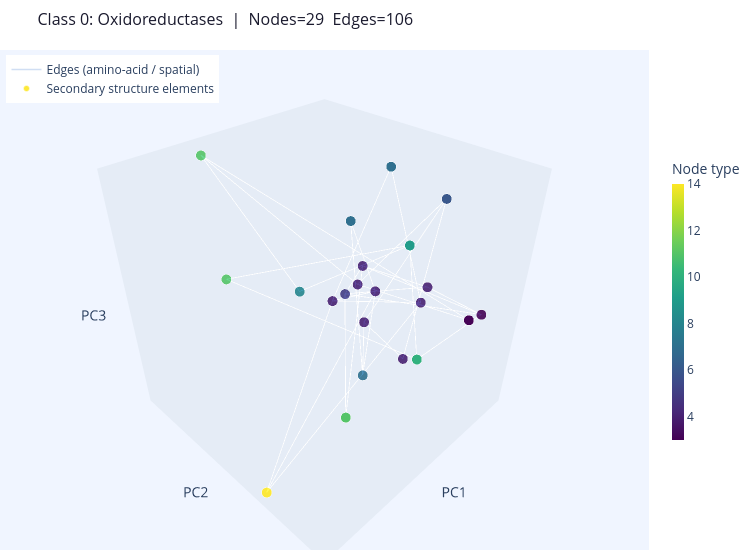
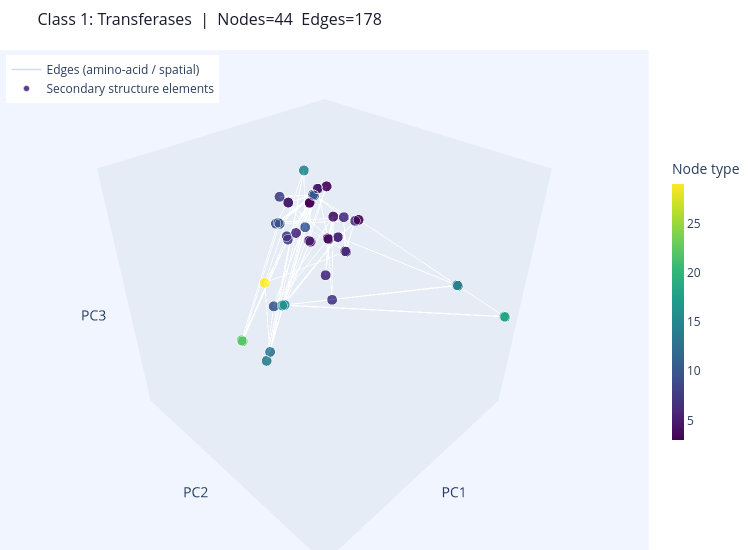
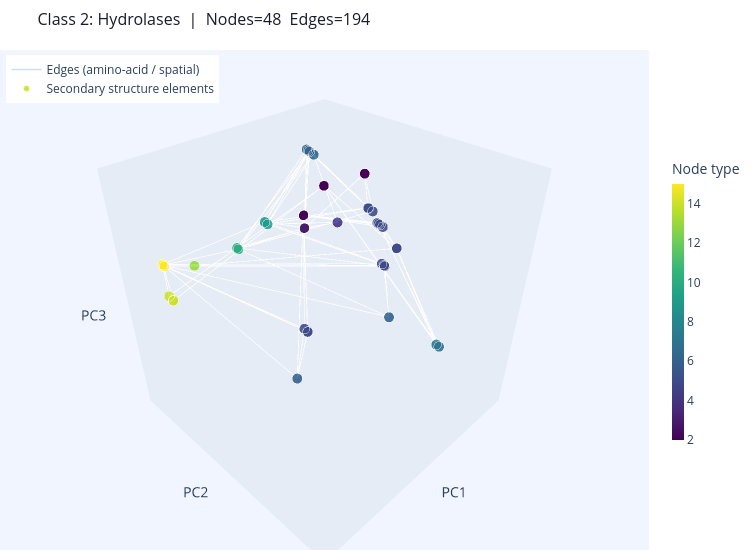
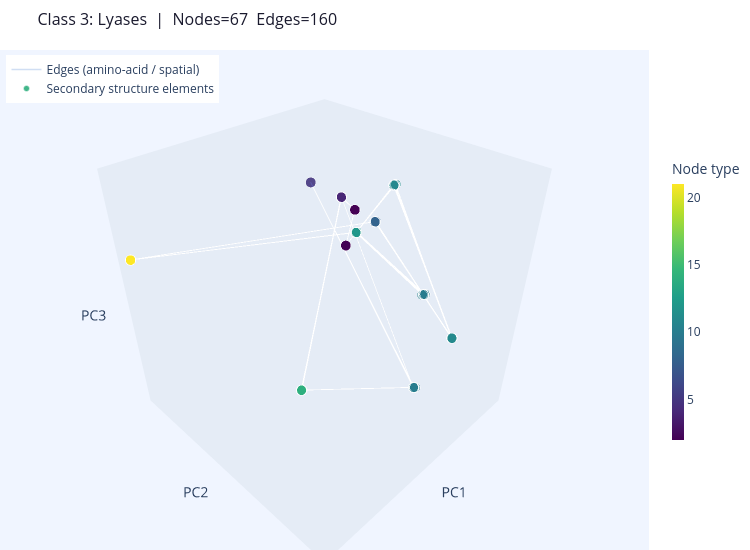

Notebook code cell kept with these figures, in order:
### Markdown cell above
##  Cell 4 — Step 1b: 3D Visualisation of Protein Graphs (Plotly)

### Code cell
# ─────────────────────────────────────────────────────────────────────────────
# 3D Protein Graph Visualisation
# Node positions generated by PCA on node attributes (18-dim → 3D)
# Node colour = secondary structure type (helix vs sheet via node label)
# ─────────────────────────────────────────────────────────────────────────────

def get_3d_positions(data):
    """Project node features to 3D with PCA for layout."""
    x = data.x.numpy()
    if x.shape[1] >= 3:
        pca = PCA(n_components=3)
        pos = pca.fit_transform(x)
    else:
        pad = np.zeros((x.shape[0], 3 - x.shape[1]))
        pos = np.hstack([x, pad])
    # Scale to unit sphere
    pos = pos / (np.linalg.norm(pos, axis=1, keepdims=True).max() + 1e-8)
    return pos


def visualize_protein_graph_3d(data, title='Protein Graph', show_edges=True):
    pos = get_3d_positions(data)
    edge_index = data.edge_index.numpy()

    # Node colours: use first feature dimension as proxy for helix/sheet type
    node_types = data.x[:, 0].numpy() if data.x.shape[1] > 0 else np.zeros(data.num_nodes)

    # ---- Edge traces ----
    traces = []
    if show_edges:
        ex, ey, ez = [], [], []
        for src, dst in edge_index.T:
            ex += [pos[src, 0], pos[dst, 0], None]
            ey += [pos[src, 1], pos[dst, 1], None]
            ez += [pos[src, 2], pos[dst, 2], None]
        traces.append(go.Scatter3d(
            x=ex, y=ey, z=ez, mode='lines',
            line=dict(color='rgba(120,160,220,0.35)', width=1.5),
            name='Edges (amino-acid / spatial)', hoverinfo='none'
        ))

    # ---- Node trace ----
    traces.append(go.Scatter3d(
        x=pos[:, 0], y=pos[:, 1], z=pos[:, 2],
        mode='markers',
        marker=dict(
            size=6,
            color=node_types,
            colorscale='Viridis',
            colorbar=dict(title='Node type', thickness=12, len=0.6),
            line=dict(color='white', width=0.5),
            opacity=0.9
        ),
        text=[f'Node {i}<br>feat={data.x[i].tolist()[:3]}' for i in range(data.num_nodes)],
        hovertemplate='%{text}<extra></extra>',
        name='Secondary structure elements'
    ))

    fig = go.Figure(data=traces)
    fig.update_layout(
        title=dict(text=title, font=dict(size=16, color='#1a1a2e')),
        scene=dict(
            xaxis=dict(showgrid=False, zeroline=False, showticklabels=False, title='PC1'),
            yaxis=dict(showgrid=False, zeroline=False, showticklabels=False, title='PC2'),
            zaxis=dict(showgrid=False, zeroline=False, showticklabels=False, title='PC3'),
            bgcolor='rgb(240,245,255)'
        ),
        paper_bgcolor='white',
        margin=dict(l=0, r=0, b=0, t=50),
        legend=dict(x=0.01, y=0.99),
        width=750, height=550
    )
    return fig


# ── Show 6 representative proteins (one per class) ──────────────────────────
print('Rendering 3D protein graph gallery (one graph per enzyme class)...')

class_samples = {}
for g in dataset:
    lbl = g.y.item()
    if lbl not in class_samples:
        class_samples[lbl] = g
    if len(class_samples) == 6:
        break

class_names = {
    0: 'Oxidoreductases', 1: 'Transferases', 2: 'Hydrolases',
    3: 'Lyases', 4: 'Isomerases', 5: 'Ligases'
}

for lbl, g in sorted(class_samples.items()):
    fig = visualize_protein_graph_3d(
        g,
        title=f'Class {lbl}: {class_names[lbl]}  |  Nodes={g.num_nodes}  Edges={g.num_edges}'
    )
    fig.show()
print(' 3D visualisation complete.')
